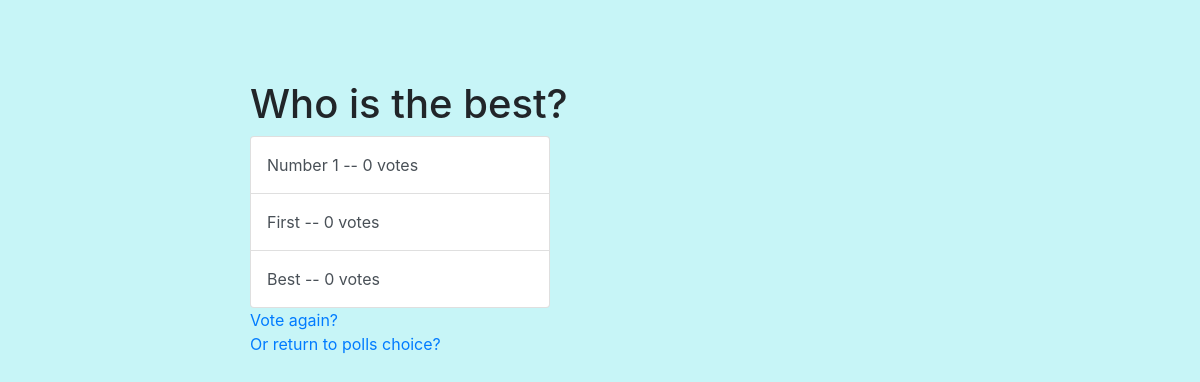
Screenshot of /polls/3/results/ with the database file from the repository.
### polls/models.py (models this page shows, shortened)
class Question(models.Model):
    question_text = models.CharField(max_length=200)
    pub_date = models.DateTimeField('date published')
    def was_published_recently(self):
        now = timezone.now()
        return now - datetime.timedelta(days=1) <= self.pub_date <= now
    was_published_recently.admin_order_field = 'pub_date'
    was_published_recently.boolean = True
    was_published_recently.short_description = 'Published recently?'

class Choice(models.Model):
    question = models.ForeignKey(Question, on_delete=models.CASCADE)
    choice_text = models.CharField(max_length=200)
    votes = models.IntegerField(default=0)

### polls/views.py (the view)
# urls.py: path('<int:pk>/results/', views.ResultsView.as_view(), name='results'),
class ResultsView(generic.DetailView):
    model = Question
    template_name = 'polls/results.html'

### polls/templates/polls/results.html (shortened to what this page needs)
{% load static %}
<link rel="stylesheet" href="https://stackpath.bootstrapcdn.com/bootstrap/4.5.2/css/bootstrap.min.css">
<link rel="stylesheet" type="text/css" href="{% static 'polls/style.css' %}">
<!DOCTYPE html>
<html lang="en">
<head>
</head>
<body>
    <div class="container-fluid">
        <div class="listbox">
            <h1>{{ question.question_text }}</h1>
            <ul class="list-group">
            {% for choice in question.choice_set.all %}
                <li class="list-group-item list-group-item-action">{{ choice.choice_text }} -- {{ choice.votes }} vote{{ choice.votes|pluralize }} </li>
            {% endfor %}
            </ul>
            <a href="{% url 'polls:detail' question.id %}">Vote again?</a> </br>
            <a href="{% url 'polls:index' %}">Or return to polls choice?</a>
        </div>
    </div>
</body>
</html>

### polls/static/polls/style.css (style rules this page uses)
body { background-color: rgb(199, 245, 247); }
.listbox { margin: auto; max-width: 700px; }
.listbox li { max-width: 300px; padding: 1em; }
.listbox a { margin-top: 1em; }
.container-fluid { margin-top: 5em; }

### rows the page displays
Question: question_text "Who is the best?"
Choice: choice_text "Number 1", votes "0"
Choice: choice_text "First", votes "0"
Choice: choice_text "Best", votes "0"
